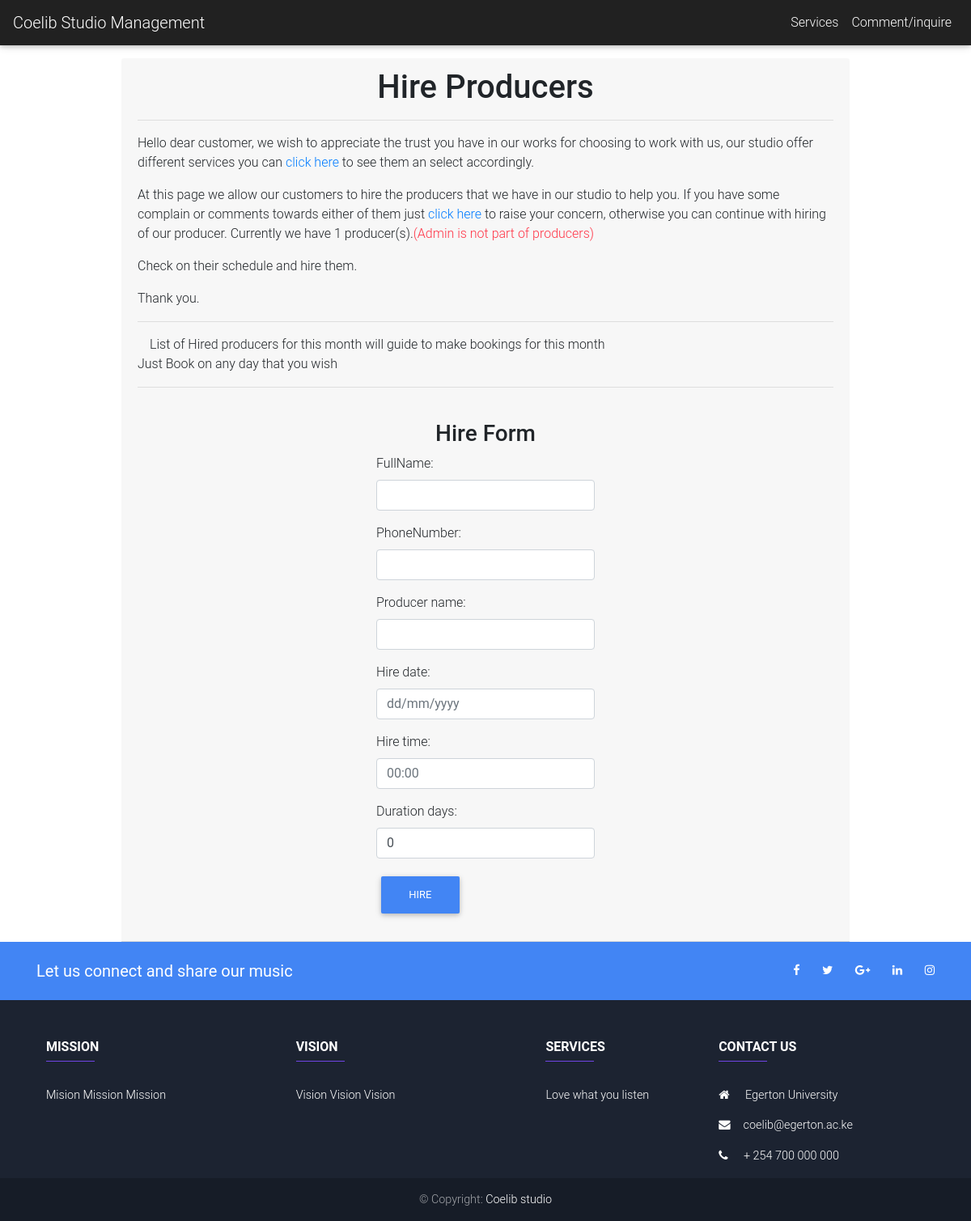
The page /services/hire_producer/ on the database as committed earlier.
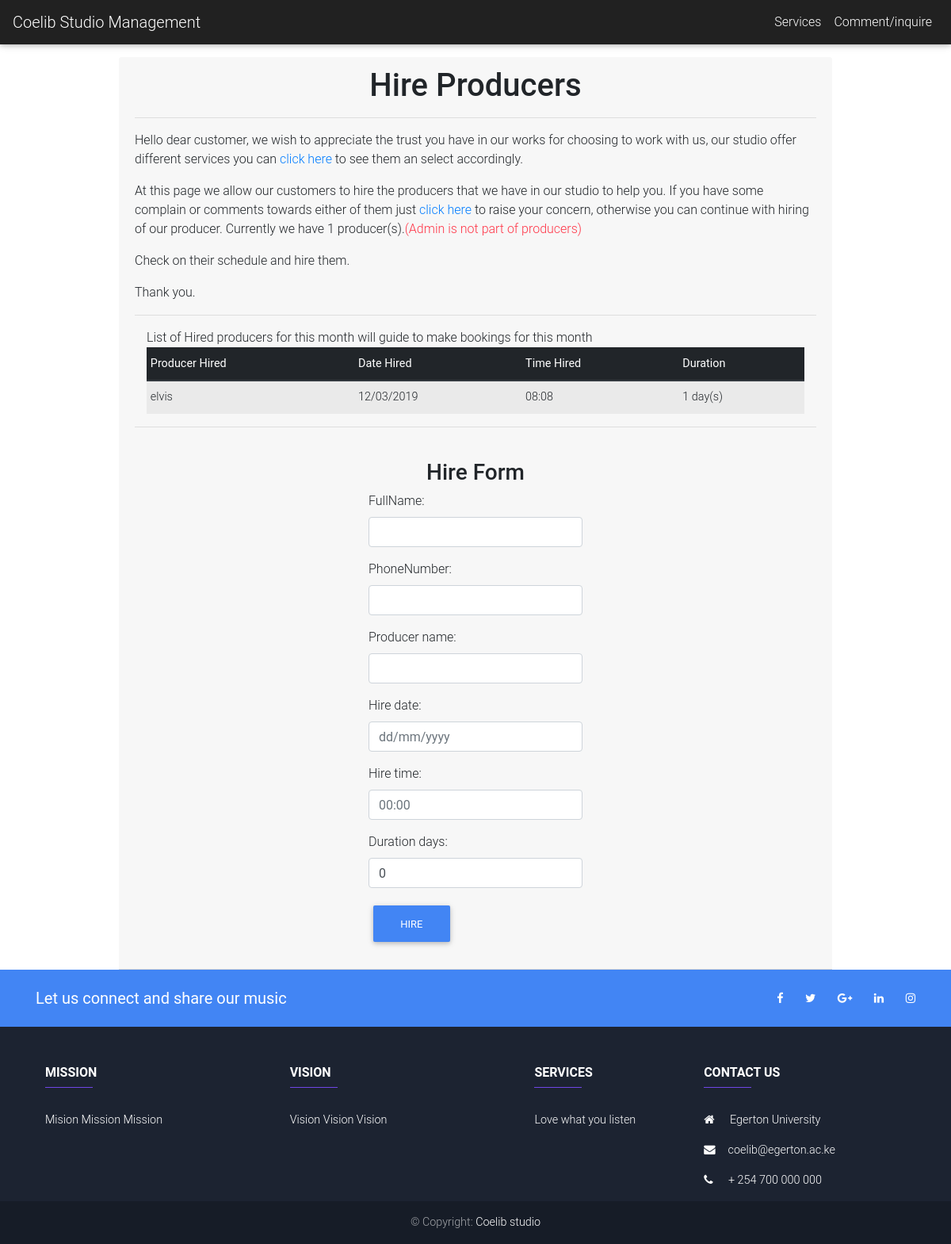
The same page on the database as committed later.
### services/models.py (models this page shows)
class HireProducer(models.Model):
    fullName = models.CharField(max_length=100)
    phoneNumber = models.CharField(max_length=13)
    producer_name= models.CharField(max_length=100)
    hire_date = models.CharField(max_length=100)
    hire_time = models.CharField(max_length=100)
    duration_days = models.IntegerField(default=0)

### services/views.py (the view)
# urls.py: path('hire_producer/', views.hire_producers, name='hire_producers')
def hire_producers(request):
    Users = User.objects.all()
    number_of_producers = (User.objects.all().count())-1
    print(number_of_producers)
    print(Users)
    producers_schedule = HireProducer.objects.all()
    print(producers_schedule)
    form = HireProducerForm(request.POST or None)
    if form.is_valid():
        form.save()
        form = HireProducerForm()
    context = {'form':form,'Users':Users,'producers_schedule':producers_schedule, 'count':number_of_producers}
    return render(request, 'services/hire_producers.html', context)

### services/forms.py
class HireProducerForm(forms.ModelForm):
    class Meta:
        model = HireProducer
        fields = ['fullName','phoneNumber','producer_name','hire_date','hire_time','duration_days',]
    def __init__(self, *args, **kwargs):
        super(HireProducerForm, self).__init__(*args, **kwargs)
        self.fields['fullName'].widget.attrs['class'] = 'form-control'
        self.fields['phoneNumber'].widget.attrs['class'] = 'form-control'
        self.fields['producer_name'].widget.attrs['class'] = 'form-control'
        self.fields['hire_date'].widget.attrs['class'] = 'form-control'
        self.fields['hire_date'].widget.attrs['placeholder'] = 'dd/mm/yyyy'
        self.fields['hire_time'].widget.attrs['class'] = 'form-control'
        self.fields['hire_time'].widget.attrs['placeholder'] = '00:00'
        self.fields['duration_days'].widget.attrs['class'] = 'form-control'

### services/templates/services/hire_producers.html (shortened to what this page needs)
{% extends 'services/base.html' %}
{% block content %}
<div class="container-fluid">
   <div class="row">
       <div class="container col-md-9 card-header">
           <h1 class="h1 text-center">Hire Producers</h1>
           <hr>
            <p class="text-sm-left">Hello dear customer, we wish to appreciate the trust you have in our works for choosing to work with us, our studio offer different services you can
                <a href="{% url 'services' %}"> click here </a> to see them  an select accordingly.</p><p class="text-sm-left">At this page we allow our customers to hire the producers that we have
                in our studio to help you. If you have some complain or comments towards either of them just <a href=""> click here </a> to raise your concern, otherwise
           you can continue with hiring of our producer. Currently we have {{ count }} producer(s).<span class="text-danger">(Admin is not part of producers)</span></p><p class="text-sm-left">Check on their schedule and hire them.</p> <p class="text-sm-left">Thank you.
            </p>
           <hr>
            <div class="container">
              List of Hired producers for this month will guide to make bookings for this month
            </div>
            {% if producers_schedule %}
            <div class="container">
            <table class="table table-hover table-striped table-sm">
                      <thead class="thead-dark">
                        <tr>
                          <th>Producer Hired</th>
                          <th>Date Hired</th>
                          <th>Time Hired</th>
                          <th>Duration</th>
                          </tr>
                      </thead>
                        <tbody>
                {% for producer in producers_schedule %}
                <tr>
                  <td>{{producer.producer_name}}</td>
                  <td>{{ producer.hire_date }}</td>
                  <td>{{ producer.hire_time }}</td>
                  <td>{{producer.duration_days}} day(s)</td>
                </tr>
                {% endfor %}
                      </tbody>
                    </table>
                </div>
                {% else %}
                <div class="containr">
                  <p>Just Book on any day that you wish</p>
                </div>
            {% endif %}
           <hr>
           <br>
         <h1 class="h3 text-center">Hire Form</h1>
         <div class="container">
            <form method="POST">
                 <div class="form-row">
                          <div class="form-group col-md-4 offset-4">
                             {{ form.as_p}}
                               <button type="submit" class="btn btn-primary ml-7" onclick="showAlert()">Hire</button>
                          </div>
                    </div>
                </form>
     </div>
   </div>
 </div>
 </div>
 {% endblock %}

Rows that differ between the two databases and show on the page:
added HireProducer: producer_name "elvis", hire_date "12/03/2019", hire_time "08:08", duration_days "1"
Other text that changed with them:
text no longer shown: "Just Book on any day that you wish"
text now shown: "Producer Hired Date Hired Time Hired Duration"
